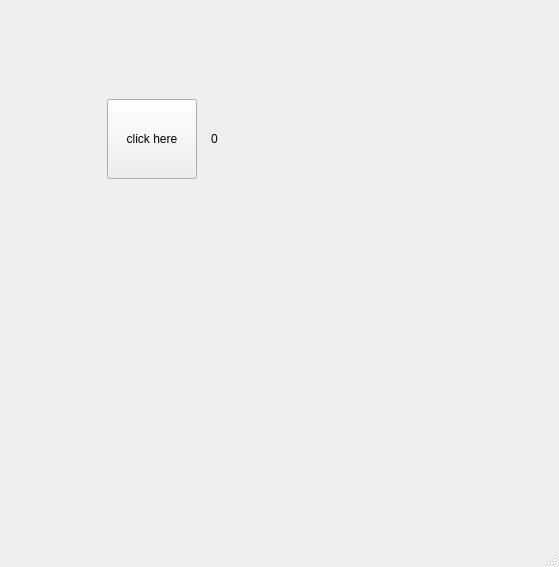
<?xml version="1.0" encoding="UTF-8"?>
<ui version="4.0">
 <class>MainWindow</class>
 <widget class="QMainWindow" name="MainWindow">
  <property name="geometry">
   <rect>
    <x>0</x>
    <y>0</y>
    <width>559</width>
    <height>567</height>
   </rect>
  </property>
  <property name="windowTitle">
   <string>MainWindow</string>
  </property>
  <widget class="QWidget" name="centralwidget">
   <widget class="QWidget" name="gridLayoutWidget">
    <property name="geometry">
     <rect>
      <x>99</x>
      <y>49</y>
      <width>211</width>
      <height>181</height>
     </rect>
    </property>
    <layout class="QGridLayout" name="gridLayout">
     <item row="1" column="0">
      <widget class="QPushButton" name="click">
       <property name="maximumSize">
        <size>
         <width>90</width>
         <height>80</height>
        </size>
       </property>
       <property name="text">
        <string>click here</string>
       </property>
      </widget>
     </item>
     <item row="1" column="1">
      <widget class="QLabel" name="label">
       <property name="maximumSize">
        <size>
         <width>90</width>
         <height>90</height>
        </size>
       </property>
       <property name="styleSheet">
        <string notr="true"/>
       </property>
       <property name="text">
        <string>0</string>
       </property>
      </widget>
     </item>
    </layout>
   </widget>
  </widget>
  <widget class="QMenuBar" name="menubar">
   <property name="geometry">
    <rect>
     <x>0</x>
     <y>0</y>
     <width>559</width>
     <height>36</height>
    </rect>
   </property>
  </widget>
  <widget class="QStatusBar" name="statusbar"/>
 </widget>
 <resources/>
 <connections/>
</ui>
